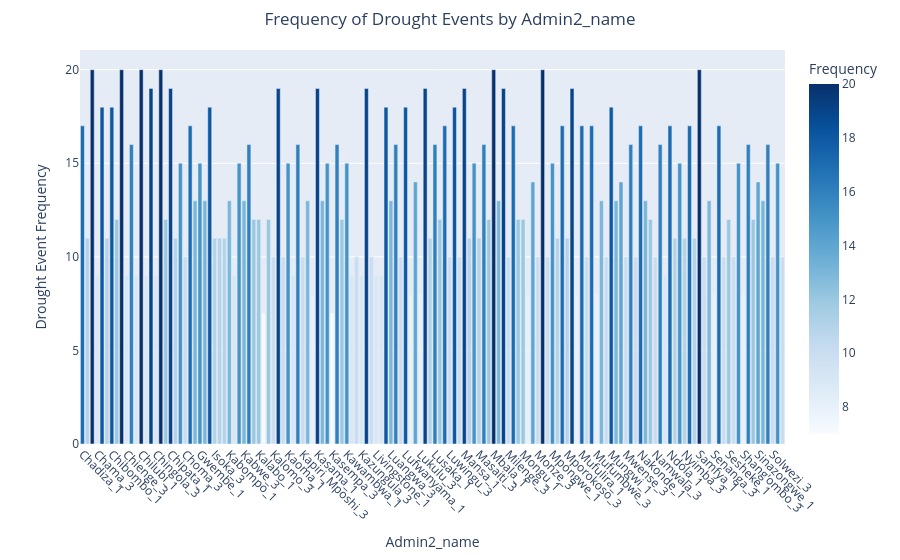

The notebook cell this image was saved under:
### Markdown cell above
### Drought Event Frequency

### Code cell
from utils.drought_analysis_funcs import setup_interactive_frequency_plot

# Call the setup function with your drought events DataFrame
setup_interactive_frequency_plot(drought_events_df)

### Figure 1 — Plotly figure (JSON) as saved in the notebook; plotly's stock layout.template omitted (floating-point values rounded to 4 significant figures; data arrays with more than 128 entries replaced by an {"elided": "..."} marker saying what was removed)
{"data": [{"alignmentgroup": "True", "hovertemplate": "Admin2_name=%{x}<br>Frequency=%{marker.color}<extra></extra>", "legendgroup": "", "marker": {"color": {"elided": "144 int values"}, "coloraxis": "coloraxis", "pattern": {"shape": ""}}, "name": "", "offsetgroup": "", "orientation": "v", "showlegend": false, "textposition": "auto", "type": "bar", "x": {"elided": "144 str values"}, "xaxis": "x", "y": {"elided": "144 int values"}, "yaxis": "y"}], "layout": {"barmode": "relative", "coloraxis": {"colorbar": {"title": {"text": "Frequency"}}, "colorscale": [[0, "rgb(247,251,255)"], [0.125, "rgb(222,235,247)"], [0.25, "rgb(198,219,239)"], [0.375, "rgb(158,202,225)"], [0.5, "rgb(107,174,214)"], [0.625, "rgb(66,146,198)"], [0.75, "rgb(33,113,181)"], [0.875, "rgb(8,81,156)"], [1, "rgb(8,48,107)"]]}, "legend": {"tracegroupgap": 0}, "margin": {"b": 100, "t": 50}, "title": {"text": "Frequency of Drought Events by Admin2_name", "x": 0.5}, "xaxis": {"anchor": "y", "domain": [0, 1], "tickangle": 45, "title": {"text": "Admin2_name"}}, "yaxis": {"anchor": "x", "domain": [0, 1], "title": {"text": "Drought Event Frequency"}}}}
